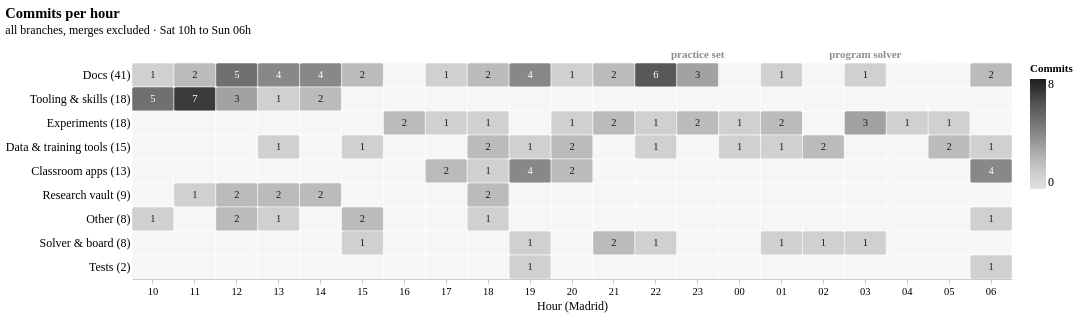

This figure's Vega-Lite source:
### Vega-Lite specification from a JSON file in a GitHub repository (floating-point values rounded to 4 significant figures; data arrays with more than 128 entries replaced by an {"elided": "..."} marker saying what was removed)
{"config": {"font": "Atkinson Hyperlegible", "background": null, "view": {"stroke": null}, "axis": {"labelFontSize": 12, "titleFontSize": 12, "titleFontWeight": "normal", "gridColor": "#e3e6ea", "domainColor": "#c7ccd2", "tickColor": "#c7ccd2"}, "title": {"fontSize": 14.5, "fontWeight": 700, "subtitleFontSize": 12, "subtitlePadding": 4, "offset": 12, "font": "Atkinson Hyperlegible", "subtitleFont": "Atkinson Hyperlegible"}, "legend": {"labelFontSize": 12}}, "layer": [{"data": {"name": "data-35e2c07c449b22b98478e54656b06bd7"}, "mark": {"type": "rect", "cornerRadius": 2, "stroke": "white", "strokeWidth": 0.5}, "encoding": {"color": {"condition": {"test": "datum.commits == 0", "value": "rgba(140,140,140,0.08)"}, "field": "commits", "legend": {"gradientLength": 110, "orient": "right", "title": "Commits"}, "scale": {"domain": [0, 8], "scheme": "greys"}, "type": "quantitative"}, "tooltip": [{"field": "area", "title": "Area", "type": "nominal"}, {"field": "h", "title": "Hour", "type": "nominal"}, {"field": "commits", "title": "Commits", "type": "quantitative"}], "x": {"axis": {"labelAngle": 0, "labelExpr": "split(datum.value, ' ')[1]", "labelFontSize": 10.5}, "field": "h", "sort": ["Sat 10", "Sat 11", "Sat 12", "Sat 13", "Sat 14", "Sat 15", "Sat 16", "Sat 17", "Sat 18", "Sat 19", "Sat 20", "Sat 21", "Sat 22", "Sat 23", "Sun 00", "Sun 01", "Sun 02", "Sun 03", "Sun 04", "Sun 05", "Sun 06"], "title": "Hour (Madrid)", "type": "ordinal"}, "y": {"axis": {"domain": false, "labelLimit": 220, "ticks": false}, "field": "area_l", "sort": ["Docs (41)", "Tooling & skills (18)", "Experiments (18)", "Data & training tools (15)", "Classroom apps (13)", "Research vault (9)", "Other (8)", "Solver & board (8)", "Tests (2)"], "title": null, "type": "nominal"}}}, {"data": {"name": "data-88d06bea734712b58971b8944c57bf08"}, "mark": {"type": "text", "fontSize": 10.5}, "encoding": {"color": {"condition": {"test": "datum.commits >= 4", "value": "white"}, "value": "#1b1f24"}, "text": {"field": "commits", "format": ".0f", "type": "quantitative"}, "x": {"axis": {"labelAngle": 0, "labelExpr": "split(datum.value, ' ')[1]", "labelFontSize": 10.5}, "field": "h", "sort": ["Sat 10", "Sat 11", "Sat 12", "Sat 13", "Sat 14", "Sat 15", "Sat 16", "Sat 17", "Sat 18", "Sat 19", "Sat 20", "Sat 21", "Sat 22", "Sat 23", "Sun 00", "Sun 01", "Sun 02", "Sun 03", "Sun 04", "Sun 05", "Sun 06"], "title": "Hour (Madrid)", "type": "ordinal"}, "y": {"axis": {"domain": false, "labelLimit": 220, "ticks": false}, "field": "area_l", "sort": ["Docs (41)", "Tooling & skills (18)", "Experiments (18)", "Data & training tools (15)", "Classroom apps (13)", "Research vault (9)", "Other (8)", "Solver & board (8)", "Tests (2)"], "title": null, "type": "nominal"}}}, {"data": {"name": "data-1adacb7f9c7eda0907d0b6a289ab3836"}, "mark": {"type": "text", "color": "#8c8c8c", "dy": -8, "fontSize": 11, "fontWeight": "bold"}, "encoding": {"text": {"field": "t", "type": "nominal"}, "x": {"axis": {"labelAngle": 0, "labelExpr": "split(datum.value, ' ')[1]", "labelFontSize": 10.5}, "field": "h", "sort": ["Sat 10", "Sat 11", "Sat 12", "Sat 13", "Sat 14", "Sat 15", "Sat 16", "Sat 17", "Sat 18", "Sat 19", "Sat 20", "Sat 21", "Sat 22", "Sat 23", "Sun 00", "Sun 01", "Sun 02", "Sun 03", "Sun 04", "Sun 05", "Sun 06"], "title": "Hour (Madrid)", "type": "ordinal"}, "y": {"value": 0}}}], "height": {"step": 24}, "title": {"text": "Commits per hour", "anchor": "start", "subtitle": "all branches, merges excluded · Sat 10h to Sun 06h"}, "width": 880, "$schema": "https://vega.github.io/schema/vega-lite/v5.20.1.json", "datasets": {"data-35e2c07c449b22b98478e54656b06bd7": {"elided": "189 records"}, "data-88d06bea734712b58971b8944c57bf08": [{"area": "Docs", "hour": "2026-11-14T10:00:00", "commits": 1.0, "h": "Sat 10", "area_l": "Docs (41)"}, {"area": "Docs", "hour": "2026-11-14T11:00:00", "commits": 2.0, "h": "Sat 11", "area_l": "Docs (41)"}, {"area": "Docs", "hour": "2026-11-14T12:00:00", "commits": 5.0, "h": "Sat 12", "area_l": "Docs (41)"}, {"area": "Docs", "hour": "2026-11-14T13:00:00", "commits": 4.0, "h": "Sat 13", "area_l": "Docs (41)"}, {"area": "Docs", "hour": "2026-11-14T14:00:00", "commits": 4.0, "h": "Sat 14", "area_l": "Docs (41)"}, {"area": "Docs", "hour": "2026-11-14T15:00:00", "commits": 2.0, "h": "Sat 15", "area_l": "Docs (41)"}, {"area": "Docs", "hour": "2026-11-14T17:00:00", "commits": 1.0, "h": "Sat 17", "area_l": "Docs (41)"}, {"area": "Docs", "hour": "2026-11-14T18:00:00", "commits": 2.0, "h": "Sat 18", "area_l": "Docs (41)"}, {"area": "Docs", "hour": "2026-11-14T19:00:00", "commits": 4.0, "h": "Sat 19", "area_l": "Docs (41)"}, {"area": "Docs", "hour": "2026-11-14T20:00:00", "commits": 1.0, "h": "Sat 20", "area_l": "Docs (41)"}, {"area": "Docs", "hour": "2026-11-14T21:00:00", "commits": 2.0, "h": "Sat 21", "area_l": "Docs (41)"}, {"area": "Docs", "hour": "2026-11-14T22:00:00", "commits": 6.0, "h": "Sat 22", "area_l": "Docs (41)"}, {"area": "Docs", "hour": "2026-11-14T23:00:00", "commits": 3.0, "h": "Sat 23", "area_l": "Docs (41)"}, {"area": "Docs", "hour": "2026-11-15T01:00:00", "commits": 1.0, "h": "Sun 01", "area_l": "Docs (41)"}, {"area": "Docs", "hour": "2026-11-15T03:00:00", "commits": 1.0, "h": "Sun 03", "area_l": "Docs (41)"}, {"area": "Docs", "hour": "2026-11-15T06:00:00", "commits": 2.0, "h": "Sun 06", "area_l": "Docs (41)"}, {"area": "Tooling & skills", "hour": "2026-11-14T10:00:00", "commits": 5.0, "h": "Sat 10", "area_l": "Tooling & skills (18)"}, {"area": "Tooling & skills", "hour": "2026-11-14T11:00:00", "commits": 7.0, "h": "Sat 11", "area_l": "Tooling & skills (18)"}, {"area": "Tooling & skills", "hour": "2026-11-14T12:00:00", "commits": 3.0, "h": "Sat 12", "area_l": "Tooling & skills (18)"}, {"area": "Tooling & skills", "hour": "2026-11-14T13:00:00", "commits": 1.0, "h": "Sat 13", "area_l": "Tooling & skills (18)"}, {"area": "Tooling & skills", "hour": "2026-11-14T14:00:00", "commits": 2.0, "h": "Sat 14", "area_l": "Tooling & skills (18)"}, {"area": "Experiments", "hour": "2026-11-14T16:00:00", "commits": 2.0, "h": "Sat 16", "area_l": "Experiments (18)"}, {"area": "Experiments", "hour": "2026-11-14T17:00:00", "commits": 1.0, "h": "Sat 17", "area_l": "Experiments (18)"}, {"area": "Experiments", "hour": "2026-11-14T18:00:00", "commits": 1.0, "h": "Sat 18", "area_l": "Experiments (18)"}, {"area": "Experiments", "hour": "2026-11-14T20:00:00", "commits": 1.0, "h": "Sat 20", "area_l": "Experiments (18)"}, {"area": "Experiments", "hour": "2026-11-14T21:00:00", "commits": 2.0, "h": "Sat 21", "area_l": "Experiments (18)"}, {"area": "Experiments", "hour": "2026-11-14T22:00:00", "commits": 1.0, "h": "Sat 22", "area_l": "Experiments (18)"}, {"area": "Experiments", "hour": "2026-11-14T23:00:00", "commits": 2.0, "h": "Sat 23", "area_l": "Experiments (18)"}, {"area": "Experiments", "hour": "2026-11-15T00:00:00", "commits": 1.0, "h": "Sun 00", "area_l": "Experiments (18)"}, {"area": "Experiments", "hour": "2026-11-15T01:00:00", "commits": 2.0, "h": "Sun 01", "area_l": "Experiments (18)"}, {"area": "Experiments", "hour": "2026-11-15T03:00:00", "commits": 3.0, "h": "Sun 03", "area_l": "Experiments (18)"}, {"area": "Experiments", "hour": "2026-11-15T04:00:00", "commits": 1.0, "h": "Sun 04", "area_l": "Experiments (18)"}, {"area": "Experiments", "hour": "2026-11-15T05:00:00", "commits": 1.0, "h": "Sun 05", "area_l": "Experiments (18)"}, {"area": "Data & training tools", "hour": "2026-11-14T13:00:00", "commits": 1.0, "h": "Sat 13", "area_l": "Data & training tools (15)"}, {"area": "Data & training tools", "hour": "2026-11-14T15:00:00", "commits": 1.0, "h": "Sat 15", "area_l": "Data & training tools (15)"}, {"area": "Data & training tools", "hour": "2026-11-14T18:00:00", "commits": 2.0, "h": "Sat 18", "area_l": "Data & training tools (15)"}, {"area": "Data & training tools", "hour": "2026-11-14T19:00:00", "commits": 1.0, "h": "Sat 19", "area_l": "Data & training tools (15)"}, {"area": "Data & training tools", "hour": "2026-11-14T20:00:00", "commits": 2.0, "h": "Sat 20", "area_l": "Data & training tools (15)"}, {"area": "Data & training tools", "hour": "2026-11-14T22:00:00", "commits": 1.0, "h": "Sat 22", "area_l": "Data & training tools (15)"}, {"area": "Data & training tools", "hour": "2026-11-15T00:00:00", "commits": 1.0, "h": "Sun 00", "area_l": "Data & training tools (15)"}, {"area": "Data & training tools", "hour": "2026-11-15T01:00:00", "commits": 1.0, "h": "Sun 01", "area_l": "Data & training tools (15)"}, {"area": "Data & training tools", "hour": "2026-11-15T02:00:00", "commits": 2.0, "h": "Sun 02", "area_l": "Data & training tools (15)"}, {"area": "Data & training tools", "hour": "2026-11-15T05:00:00", "commits": 2.0, "h": "Sun 05", "area_l": "Data & training tools (15)"}, {"area": "Data & training tools", "hour": "2026-11-15T06:00:00", "commits": 1.0, "h": "Sun 06", "area_l": "Data & training tools (15)"}, {"area": "Classroom apps", "hour": "2026-11-14T17:00:00", "commits": 2.0, "h": "Sat 17", "area_l": "Classroom apps (13)"}, {"area": "Classroom apps", "hour": "2026-11-14T18:00:00", "commits": 1.0, "h": "Sat 18", "area_l": "Classroom apps (13)"}, {"area": "Classroom apps", "hour": "2026-11-14T19:00:00", "commits": 4.0, "h": "Sat 19", "area_l": "Classroom apps (13)"}, {"area": "Classroom apps", "hour": "2026-11-14T20:00:00", "commits": 2.0, "h": "Sat 20", "area_l": "Classroom apps (13)"}, {"area": "Classroom apps", "hour": "2026-11-15T06:00:00", "commits": 4.0, "h": "Sun 06", "area_l": "Classroom apps (13)"}, {"area": "Research vault", "hour": "2026-11-14T11:00:00", "commits": 1.0, "h": "Sat 11", "area_l": "Research vault (9)"}, {"area": "Research vault", "hour": "2026-11-14T12:00:00", "commits": 2.0, "h": "Sat 12", "area_l": "Research vault (9)"}, {"area": "Research vault", "hour": "2026-11-14T13:00:00", "commits": 2.0, "h": "Sat 13", "area_l": "Research vault (9)"}, {"area": "Research vault", "hour": "2026-11-14T14:00:00", "commits": 2.0, "h": "Sat 14", "area_l": "Research vault (9)"}, {"area": "Research vault", "hour": "2026-11-14T18:00:00", "commits": 2.0, "h": "Sat 18", "area_l": "Research vault (9)"}, {"area": "Other", "hour": "2026-11-14T10:00:00", "commits": 1.0, "h": "Sat 10", "area_l": "Other (8)"}, {"area": "Other", "hour": "2026-11-14T12:00:00", "commits": 2.0, "h": "Sat 12", "area_l": "Other (8)"}, {"area": "Other", "hour": "2026-11-14T13:00:00", "commits": 1.0, "h": "Sat 13", "area_l": "Other (8)"}, {"area": "Other", "hour": "2026-11-14T15:00:00", "commits": 2.0, "h": "Sat 15", "area_l": "Other (8)"}, {"area": "Other", "hour": "2026-11-14T18:00:00", "commits": 1.0, "h": "Sat 18", "area_l": "Other (8)"}, {"area": "Other", "hour": "2026-11-15T06:00:00", "commits": 1.0, "h": "Sun 06", "area_l": "Other (8)"}, {"area": "Solver & board", "hour": "2026-11-14T15:00:00", "commits": 1.0, "h": "Sat 15", "area_l": "Solver & board (8)"}, {"area": "Solver & board", "hour": "2026-11-14T19:00:00", "commits": 1.0, "h": "Sat 19", "area_l": "Solver & board (8)"}, {"area": "Solver & board", "hour": "2026-11-14T21:00:00", "commits": 2.0, "h": "Sat 21", "area_l": "Solver & board (8)"}, {"area": "Solver & board", "hour": "2026-11-14T22:00:00", "commits": 1.0, "h": "Sat 22", "area_l": "Solver & board (8)"}, {"area": "Solver & board", "hour": "2026-11-15T01:00:00", "commits": 1.0, "h": "Sun 01", "area_l": "Solver & board (8)"}, {"area": "Solver & board", "hour": "2026-11-15T02:00:00", "commits": 1.0, "h": "Sun 02", "area_l": "Solver & board (8)"}, {"area": "Solver & board", "hour": "2026-11-15T03:00:00", "commits": 1.0, "h": "Sun 03", "area_l": "Solver & board (8)"}, {"area": "Tests", "hour": "2026-11-14T19:00:00", "commits": 1.0, "h": "Sat 19", "area_l": "Tests (2)"}, {"area": "Tests", "hour": "2026-11-15T06:00:00", "commits": 1.0, "h": "Sun 06", "area_l": "Tests (2)"}], "data-1adacb7f9c7eda0907d0b6a289ab3836": [{"h": "Sat 23", "t": "practice set"}, {"h": "Sun 03", "t": "program solver"}]}}
